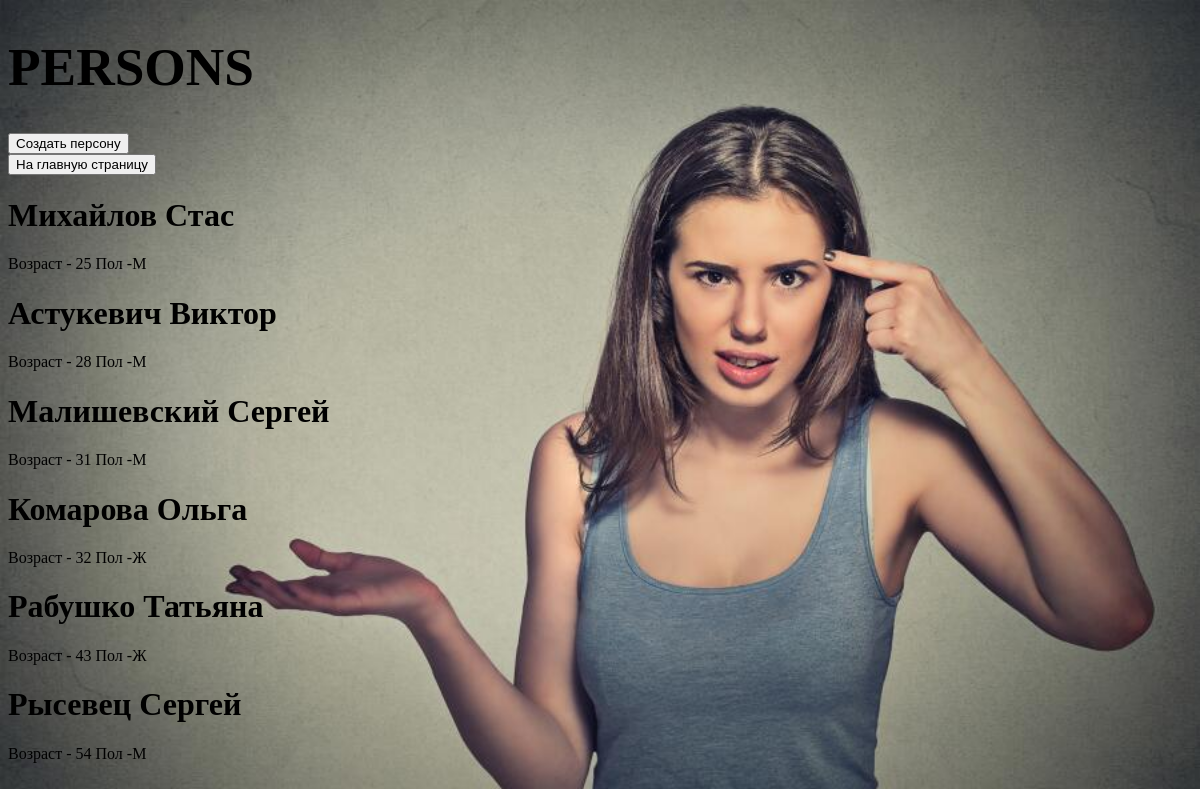
Screenshot of /view/ with the database file from the repository.
### vp/models.py (models this page shows)
class Person (models.Model):
    MAN = 'M'
    WOMAN = 'Ж'
    SEX = [(MAN ,'Man'),(WOMAN ,'Woman')]
    name = models.CharField(max_length=30,verbose_name='Имя')
    family_name = models.CharField(max_length=30, verbose_name='Фамилия')
    age = models.IntegerField()
    sex = models.CharField(max_length=3,choices=SEX,default=MAN)
    class Meta:
        verbose_name_plural = 'Peoples'
        verbose_name = 'People'
        ordering = ['age']

### vp/views.py (the view)
# urls.py: path('',view_all,name = 'view_all'),
def view_all(request):
    persons = Person.objects.all()
    return render(request,'vp/index.html',{'persons':persons})

### vp/templates/vp/index.html
{%extends 'layout/basic.html'%}
{%block content%}
<div>
        {% for p in persons %}
        <h1>{{p.family_name}} {{p.name}}</h1>
        <p>Возраст - {{p.age}} Пол -{{p.sex}}</p>
        {%endfor%}
    </div>
{%endblock%}

### vp/templates/layout/basic.html (shortened to what this page needs)
{% load static %}
<!DOCTYPE html>
<html lang="en">
<head>
    <link rel="stylesheet" type="text/css"
          href="{%static 'vp/style.css'%}">
</head>
<body>
    <header>
        <h1>{% block header %} Persons {% endblock %}</h1>
    </header>
<div>
    <form action="{% url 'create_person' %}">
        <button> Cоздать персону </button>
    </form>
    <form action="{% url 'view_all' %}">
        <button> На главную страницу </button>
    </form>
</div>
<selection>
    {%block content%}
    {%endblock%}
</selection>
</body>
</html>

### vp/static/vp/style.css (style rules this page uses)
html { margin: 0; height: 100%; background: url('1.jpg'); background-size: cover; }
header h1 { font-size: 40pt; text-transform: uppercase; text_align: center; }

### rows the page displays
Person: family_name "Михайлов", name "Стас", age "25", sex "M"
Person: family_name "Астукевич", name "Виктор", age "28", sex "M"
Person: family_name "Малишевский", name "Сергей", age "31", sex "M"
Person: family_name "Комарова", name "Ольга", age "32", sex "Ж"
Person: family_name "Рабушко", name "Татьяна", age "43", sex "Ж"
Person: family_name "Рысевец", name "Сергей", age "54", sex "M"
